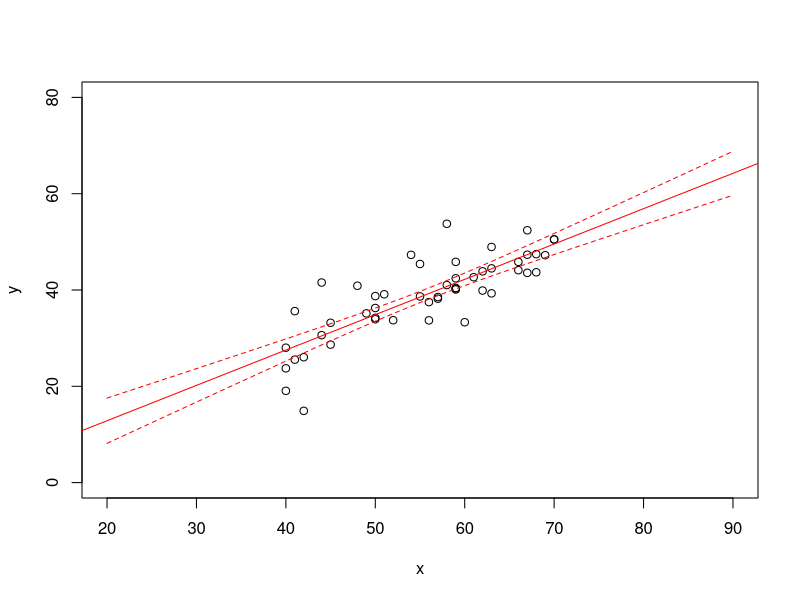

Write R code to recreate this figure.
n<-50
x<-sample(40:70,n,rep=T)
y<-.7*x+rnorm(n,sd=5)
plot(x,y,xlim=c(20,90),ylim=c(0,80))
mylm<-lm(y~x)
abline(mylm,col="red")
newx<-seq(20,90)
prd<-predict(mylm,newdata=data.frame(x=newx),interval = c("confidence"), 
level = 0.90,type="response")
lines(newx,prd[,2],col="red",lty=2)
lines(newx,prd[,3],col="red",lty=2)